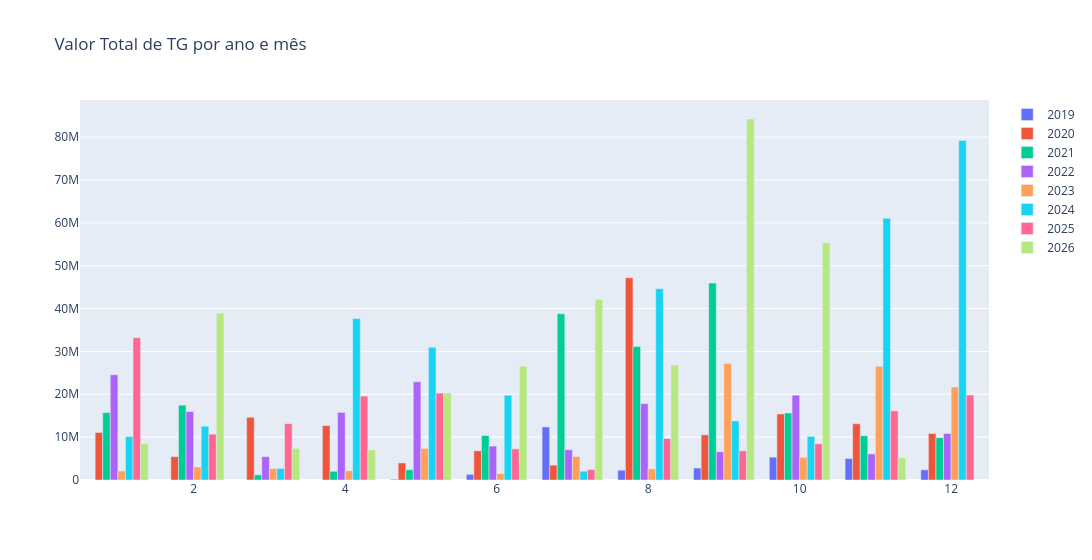

This figure's notebook cell:
### Markdown cell above
# Total de perdimentos por mês

### Code cell
g.FigTotalTGPorAnoMes()
